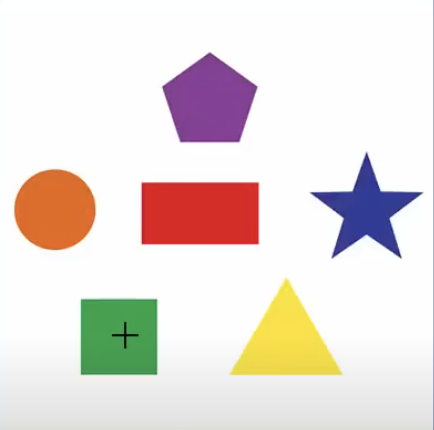
#> input picture pics/shapes.png, 434 x 430 px, found by its file name
$ python geo_detect.py
#> lines starting #> are read from the running program, lines starting #| are printed output that depends on the picture; after the words box and inside, x2 and y2 are one past the last pixel; in counts of white or black regions, pixels touching at a corner belong together
import cv2 as cv

img = cv.imread("pics/shapes.png")
#> img is the input picture: shape (430, 434, 3); mean B, G, R 220, 224.1, 233.3
imgGray = cv.cvtColor(img, cv.COLOR_BGR2GRAY)
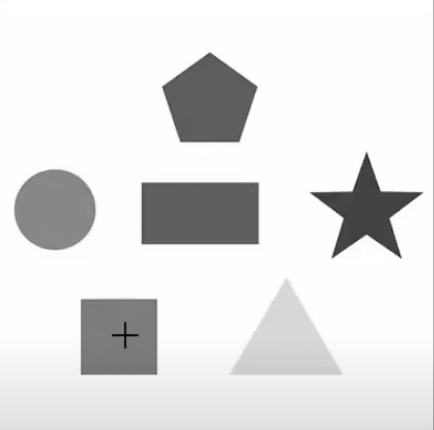
#> imgGray: shape (430, 434); min 2, max 255, mean 226.4

_, thresh = cv.threshold(imgGray, 240, 255, cv.THRESH_BINARY)
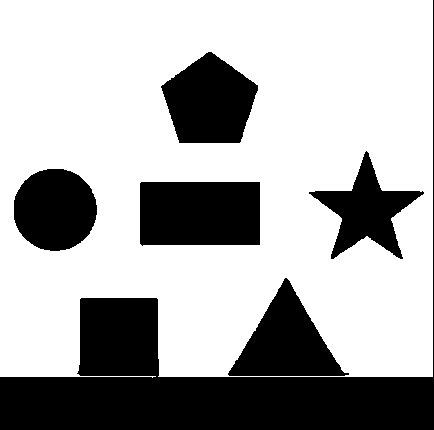
#> thresh: shape (430, 434); 68.3% white; 6 black regions
contours, _ = cv.findContours(thresh, cv.RETR_TREE, cv.CHAIN_APPROX_NONE)
#> contours = 6 contours; box (x1, y1, x2, y2) and area: (0, 0, 433, 378) 156165, (139, 181, 261, 247) 7740, (160, 51, 259, 144) 6348, (227, 277, 350, 377) 5972, (13, 168, 98, 252) 5518, (308, 150, 425, 260) 4810

for contour in contours:
  approx = cv.approxPolyDP(contour, 0.01 * cv.arcLength(contour, True), True)
  cv.drawContours(img, [approx], 0, (0, 255, 0), 3)
  x = approx.ravel()[0]
  y = approx.ravel()[1]

  if len(approx) == 2:
    cv.putText(img, "Triangle", (x, y), cv.FONT_HERSHEY_SIMPLEX, 0.5, (255, 255, 255))

  elif len(approx) == 4:
    x, y, w, h = cv.boundingRect(approx)
    aspect_ratio = float(w) / h
    if aspect_ratio >= 0.95 and aspect_ratio <= 1.05:
      cv.putText(img, "Square", (x, y), cv.FONT_HERSHEY_SIMPLEX, 0.5, (0, 0, 255))
    else:
      cv.putText(img, "Rectangle", (x, y), cv.FONT_HERSHEY_SIMPLEX, 0.5, (0, 0, 255))


  elif len(approx) == 5:
    cv.putText(img, "Pentagon", (x, y), cv.FONT_HERSHEY_SIMPLEX, 0.5, (0, 0, 255))


  elif len(approx) == 10:
    cv.putText(img, "Star", (x, y), cv.FONT_HERSHEY_SIMPLEX, 0.5, (0, 0, 255))


  else:
    cv.putText(img, "Circle", (x, y), cv.FONT_HERSHEY_SIMPLEX, 0.5, (0, 0, 255))
#> this loop made 6 passes
#> (approx, w, h, aspect_ratio) on passes 2 to 3: ([[227, 373], [286, 277], [341, 369], [349, 374]], 123, 98, 1.26), ([[139, 183], [259, 181], [260, 244], [142, 246]], 122, 66, 1.85)
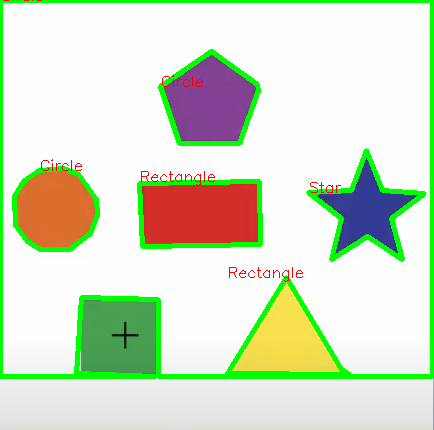
#> img: shape (430, 434, 3); 8.54% of pixels changed, all inside (x1, y1, x2, y2) = (0, 0, 434, 379)

cv.imshow("shapes", img)
cv.waitKey(0)
cv.destroyAllWindows()

$ run again, with pics/candy.png copied over pics/shapes.png
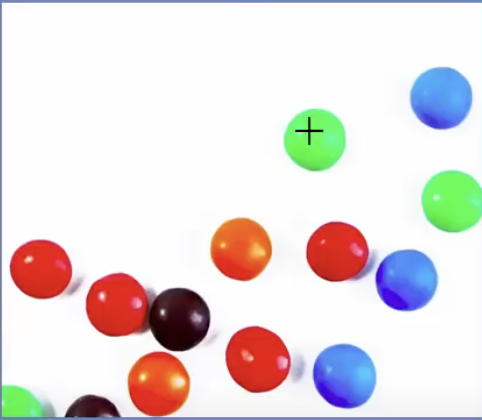
#> input picture pics/candy.png, 482 x 420 px, found by its file name
#> img is the input picture: shape (420, 482, 3); mean B, G, R 222, 221.7, 229.9
#> `_, thresh = cv.threshold(imgGray, 240, 255, cv.THRESH_BINARY)`:
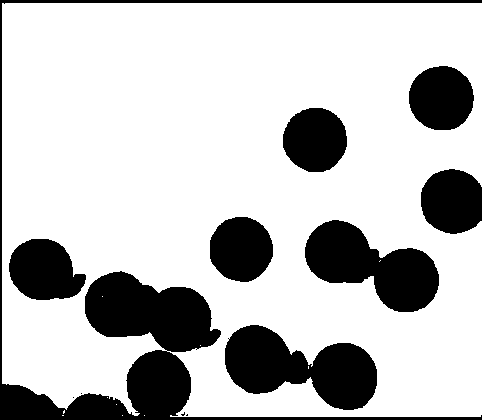
#> thresh: shape (420, 482); 76.2% white; 12 black regions (4 under 20 px)
#> contours = 24 contours, 16 with area under 20; largest, box (x1, y1, x2, y2) and area: (2, 3, 482, 417) 188274, (224, 324, 378, 411) 7878, (84, 270, 222, 353) 7346, (304, 219, 440, 313) 7060, (8, 238, 87, 301) 3567, (408, 65, 475, 131) 3398, (282, 107, 348, 173) 3328, (209, 216, 274, 283) 3320
#> the loop `for contour in contours:` made 24 passes
#> (approx, w, h, aspect_ratio) on passes 4, 10, 11, 12, 13: ([[64, 410], [63, 411], [63, 413], [64, 412]], 2, 4, 0.5), ([[72, 397], [73, 396], [74, 397], [73, 398]], 3, 3, 1), ([[80, 393], [81, 392], [82, 393], [81, 394]], 3, 3, 1), ([[195, 349], [196, 348], [197, 349], [196, 350]], 3, 3, 1), ([[227, 338], [228, 337], [229, 338], [228, 339]], 3, 3, 1)
#> after the loop `for contour in contours:`:
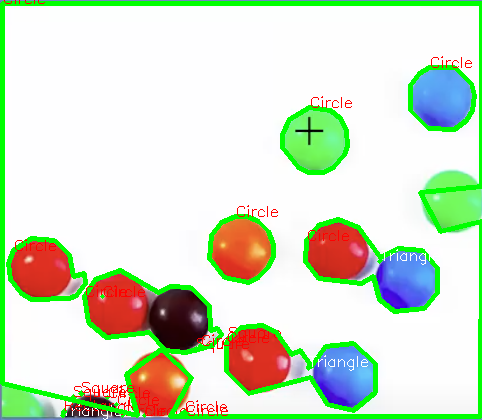
#> img: shape (420, 482, 3); 10.47% of pixels changed, all inside (x1, y1, x2, y2) = (0, 0, 482, 420)
